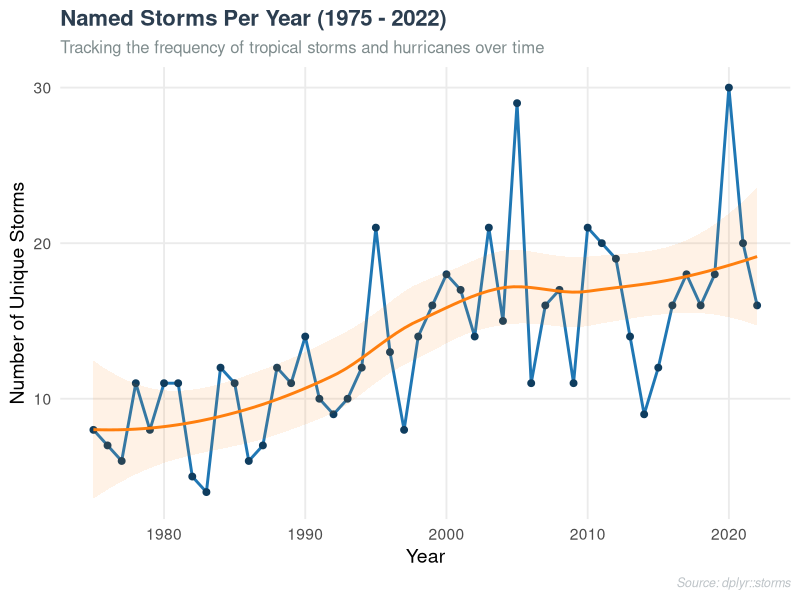

Write R code to recreate this figure.
## ---- chunk 1
#| label: setup
#| include: false
suppressPackageStartupMessages(library(tidyverse))
## ---- chunk 2
#| label: plot-storms-per-year
#| fig-cap: "Annual number of unique named storms."
#| warning: false
#| message: false

# Calculate number of named storms per year
storms_per_year <- storms %>%
  distinct(year, name) %>%
  count(year, name = "num_storms")

# Plot using ggplot2
ggplot(storms_per_year, aes(x = year, y = num_storms)) +
  geom_line(color = "#1f77b4", linewidth = 1) +
  geom_point(color = "#0f3d5f", size = 2) +
  geom_smooth(method = "loess", color = "#ff7f0e", fill = "#ff7f0e", alpha = 0.1, formula = y ~ x) +
  labs(
    title = "Named Storms Per Year (1975 - 2022)",
    subtitle = "Tracking the frequency of tropical storms and hurricanes over time",
    x = "Year",
    y = "Number of Unique Storms",
    caption = "Source: dplyr::storms"
  ) +
  theme_minimal(base_size = 14) +
  theme(
    plot.title = element_text(face = "bold", size = 16, color = "#2c3e50"),
    plot.subtitle = element_text(size = 12, color = "#7f8c8d"),
    panel.grid.minor = element_blank(),
    plot.caption = element_text(face = "italic", size = 9, color = "#bdc3c7")
  )
